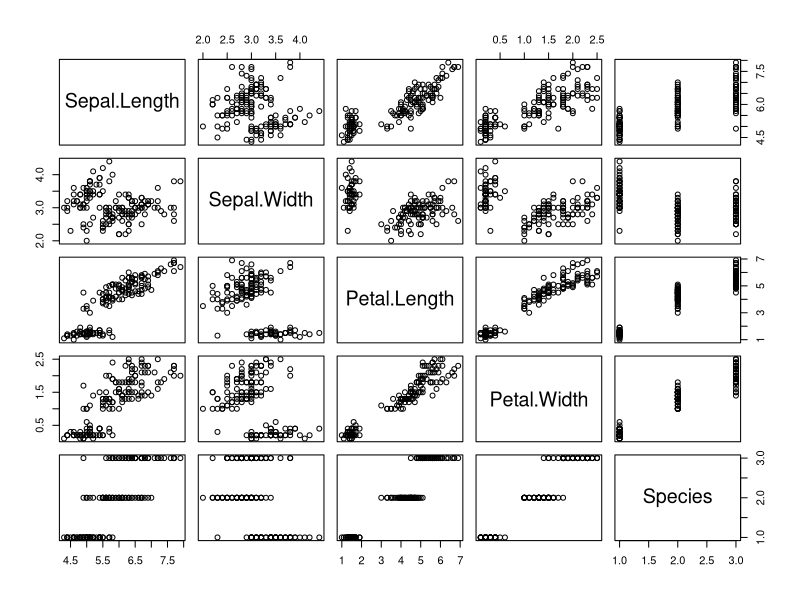
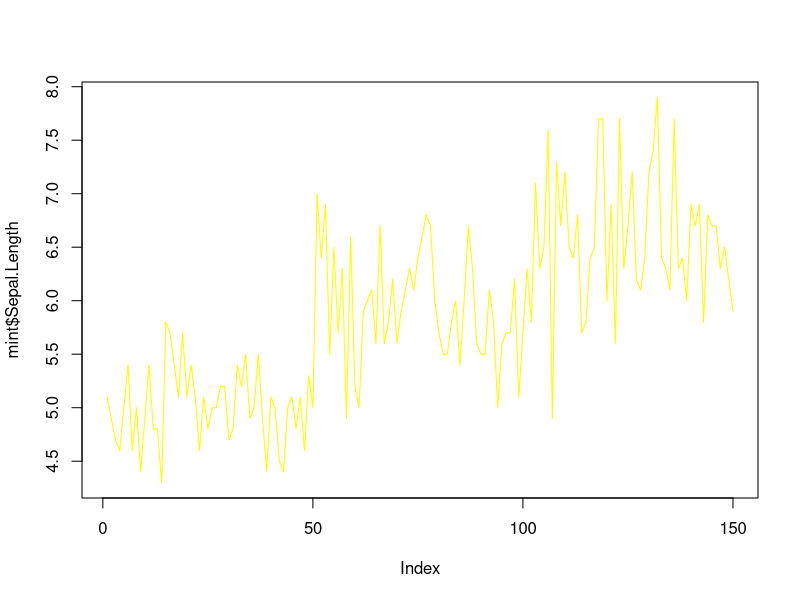
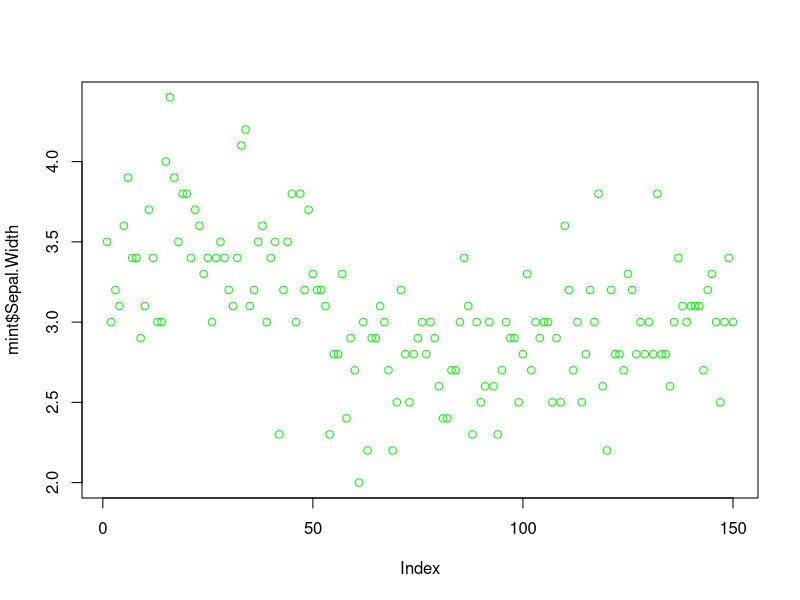
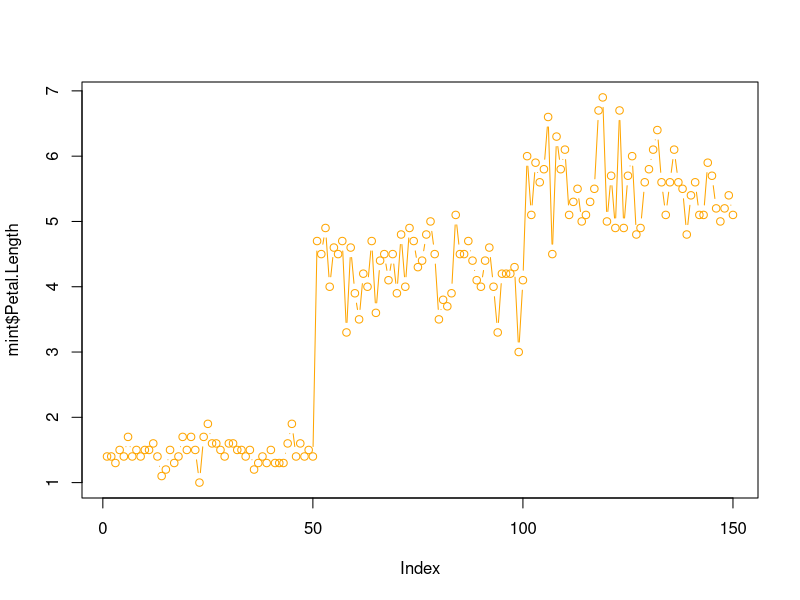
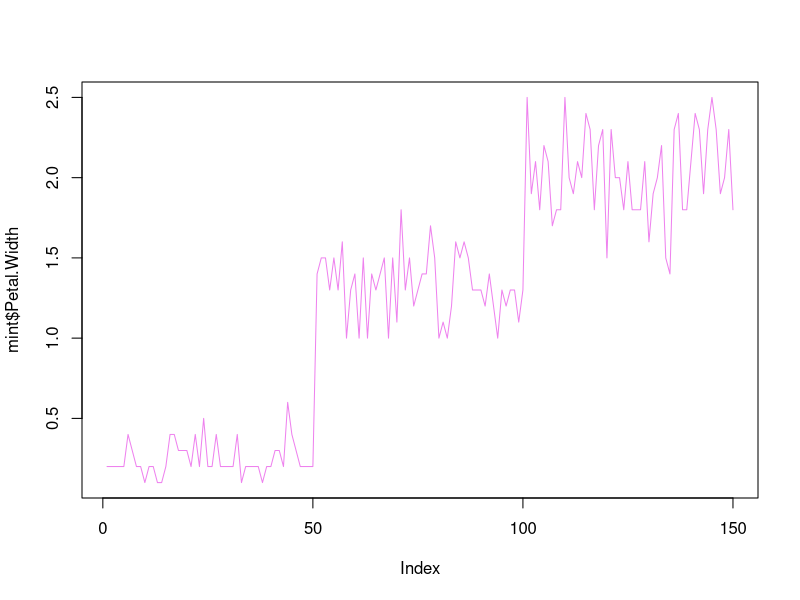
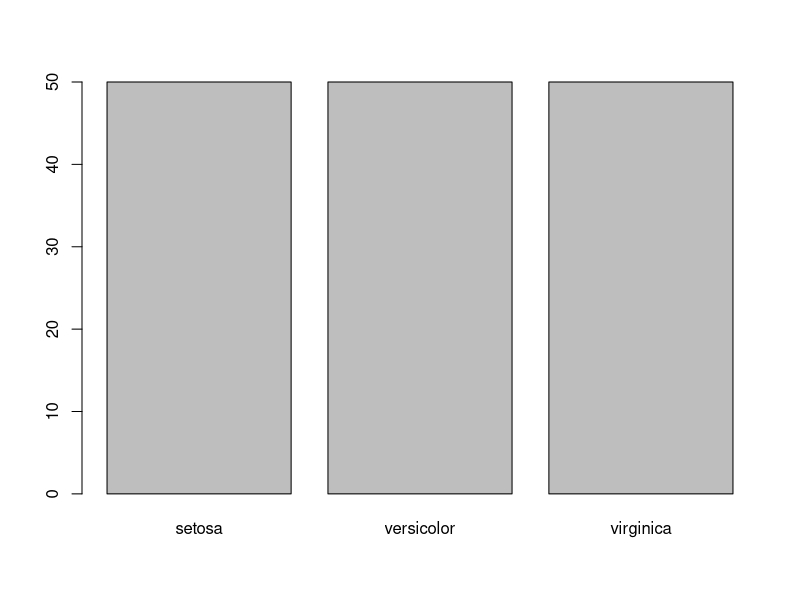
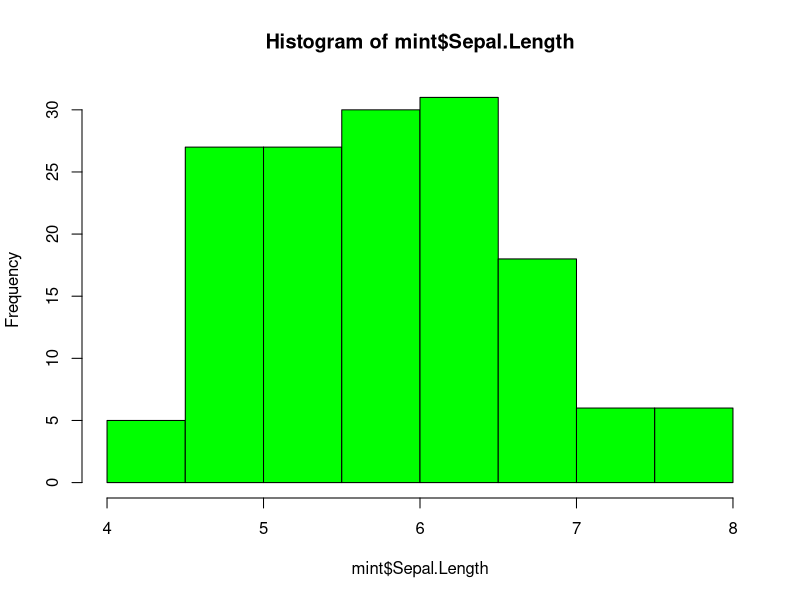
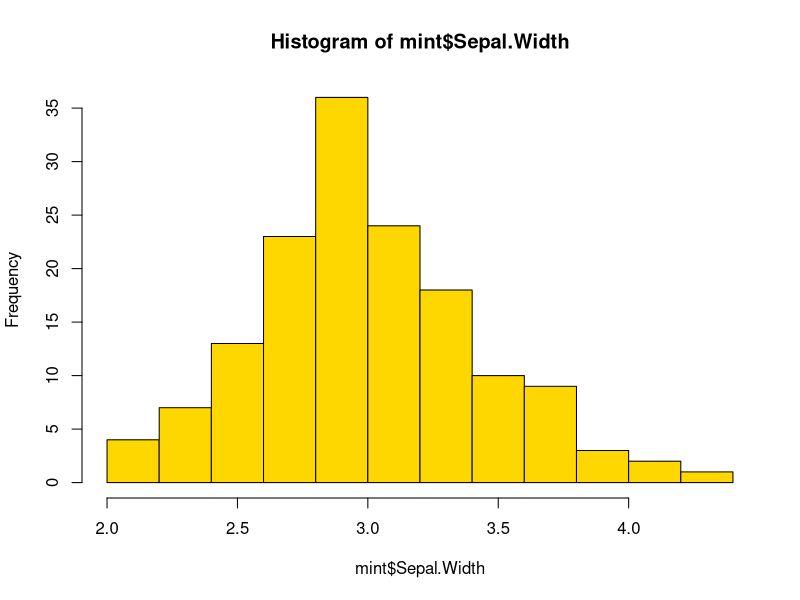

The R source for these figures, in order: (Note: this script raises an error after producing the figures.)
# to do data manipulation 
mint <- datasets::iris
# to read top 10 data in a given data set 
head(mint,10)
# to find bottom 10 data in a given data set 
tail(mint,10)
# to find the particular coloumn 
tail(mint$Sepal.Length,10)
(mint$Sepal.Width)
(mint$Petal.Length)
(mint$Petal.Width)
(mint$Species)
#to find the saummary of the diven data set 
summary(mint)
#to find the summary of the given data set according to required category 
summary(mint$Sepal.Length)
summary(mint$Sepal.Width)
summary(mint$Petal.Length)
summary(mint$Petal.Width)
summary(mint$Species)
# to plot the graph for a given data set 
plot(mint)
plot(mint$Sepal.Length,col='yellow',type = 'l')#to change the color and type of the graph
plot(mint$Sepal.Width,col='green',type = 'p')
plot(mint$Petal.Length,col='orange',type = 'b')
plot(mint$Petal.Width,col='violet',type = 'l')
plot(mint$Species)
#to plot histogram 
hist(mint$Sepal.Length,col = 'green')
hist(mint$Sepal.Width,col = 'gold')
hist(mint$Petal.Length,col = 'pink')
hist(mint$Petal.Width,col = 'brown')
hist(mint$Species,col = 'green')
